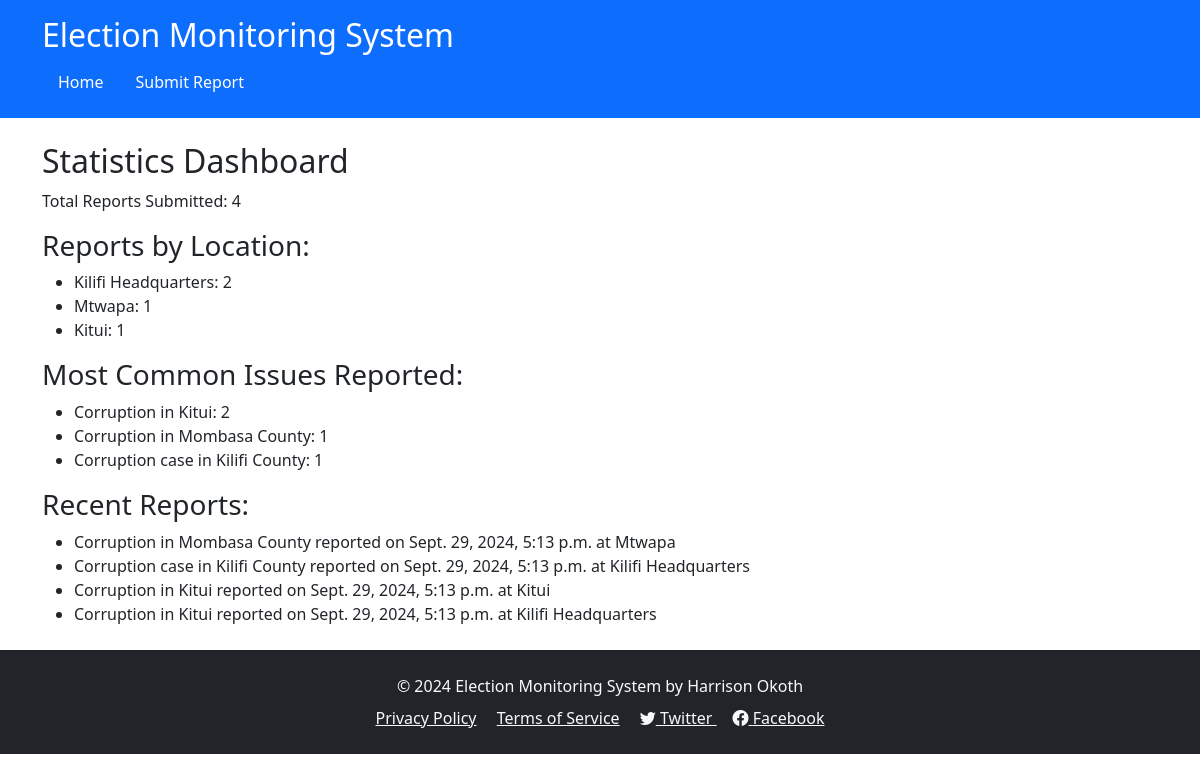
Page /statistics_dashboard/ on the committed database.
### monitoring/models.py (models this page shows, shortened)
class Report(models.Model):
    title = models.CharField(max_length=255)
    description = models.TextField()
    location = models.CharField(max_length=255)
    evidence = models.FileField(upload_to='evidence/')
    election = models.ForeignKey(Election, on_delete=models.CASCADE)
    date_reported = models.DateTimeField(auto_now_add=True)

### monitoring/views.py (the view)
# urls.py: path('statistics_dashboard/', statistics_dashboard, name='statistics_dashboard'),
def statistics_dashboard(request):
    total_reports = Report.objects.count()  # Total number of reports
    reports_by_location = Report.objects.values('location').annotate(count=models.Count('id')).order_by('-count')  # Number of reports by location
    common_issues = Report.objects.values('title').annotate(count=models.Count('id')).order_by('-count')[:5]  # Most common issues reported
    recent_reports = Report.objects.order_by('-date_reported')[:5]  # Recent reports
    context = {
        'total_reports': total_reports,
        'reports_by_location': list(reports_by_location),  # Converting to list for easy use in templates
        'common_issues': list(common_issues),  # Converting to list
        'recent_reports': recent_reports,  # Recent reports
    }
    return render(request, 'statistics_dashboard.html', context)

### monitoring/templates/statistics_dashboard.html
{% extends 'base.html' %}
{% block content %}
  <h2>Statistics Dashboard</h2>
  <p>Total Reports Submitted: {{ total_reports }}</p>
  <h3>Reports by Location:</h3>
  <ul>
    {% for report in reports_by_location %}
      <li>{{ report.location }}: {{ report.count }}</li>
    {% endfor %}
  </ul>
  <h3>Most Common Issues Reported:</h3>
  <ul>
    {% for issue in common_issues %}
      <li>{{ issue.title }}: {{ issue.count }}</li>
    {% endfor %}
  </ul>
  <h3>Recent Reports:</h3>
  <ul>
    {% for report in recent_reports %}
      <li>{{ report.title }} reported on {{ report.date_reported }} at {{ report.location }}</li>
    {% endfor %}
  </ul>
{% endblock %}

### rows in the picture
Report: title "Corruption in Mombasa County", date_reported "Sept. 29, 2024, 5:13 p.m.", location "Mtwapa"
Report: title "Corruption case in Kilifi County", date_reported "Sept. 29, 2024, 5:13 p.m.", location "Kilifi Headquarters"
Report: title "Corruption in Kitui", date_reported "Sept. 29, 2024, 5:13 p.m.", location "Kitui"
Report: title "Corruption in Kitui", date_reported "Sept. 29, 2024, 5:13 p.m.", location "Kilifi Headquarters"

### other values in the picture
{{ total_reports }} "4"
{{ report.location }} "Kilifi Headquarters" "Mtwapa" "Kitui"
{{ report.count }} "2" "1" "1"
{{ issue.title }} "Corruption in Kitui" "Corruption in Mombasa County" "Corruption case in Kilifi County"
{{ issue.count }} "2" "1" "1"
